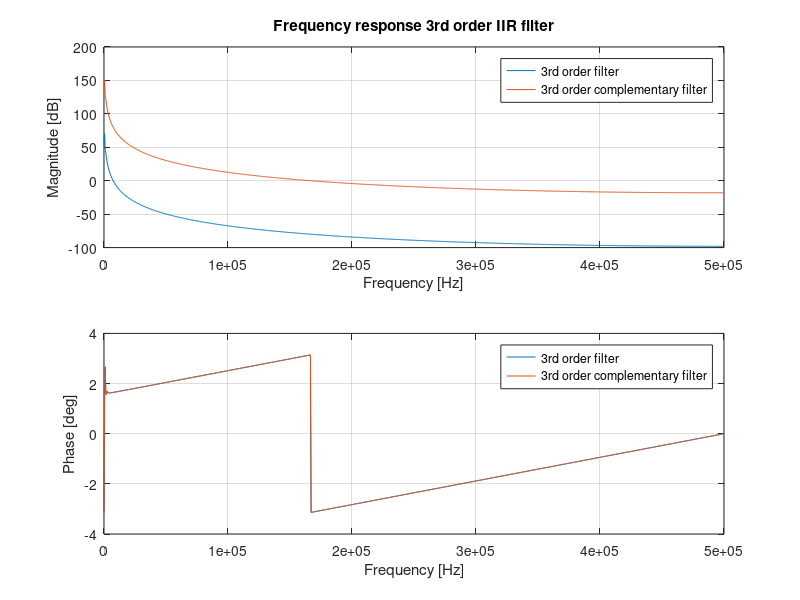
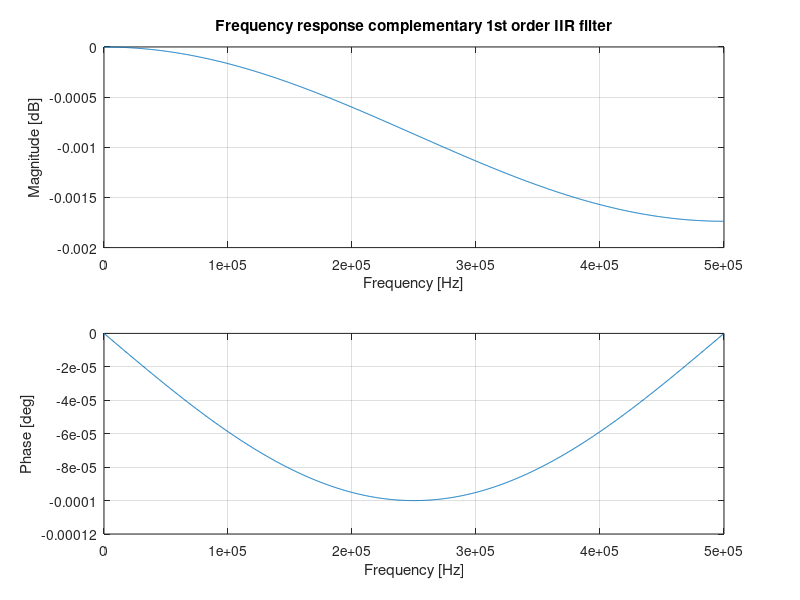

Source code (MATLAB) for these figures, in order:
% SCRIPT - IIR filtering analysis %

fs = 1*10^6;
ALPHA = single(0.9999);

% 3rd order IIR filter -> 3 IIR single pole cascaded %
a1 = [1 -ALPHA];
a2 = [1 -ALPHA];
a3 = [1 -ALPHA]; 
a = conv(a3,conv(a1,a2));
b = 1- ALPHA;

% Complementary 3rd order IIR filter -> 3 IIR single pole cascaded %
d1 = [1 -(1-ALPHA)];
d2 = [1 -(1-ALPHA)];
d3 = [1 -(1-ALPHA)]; 
d = conv(a3,conv(a1,a2));
c = ALPHA;

% Complementary 1st order IIR filter %
e = [1 -(1-ALPHA)];
f = ALPHA;

n=1000;
[h1,f1] = freqz(b,a,n,fs);
[h2,f2] = freqz(c,d,n,fs);
[h3,f3] = freqz(f,e,n,fs);

figure(1)
subplot(2,1,1)
plot(f1,20*log10(abs(h1)))
hold on
plot(f2,20*log10(abs(h2)))
title('Frequency response 3rd order IIR filter')
xlabel('Frequency [Hz]')
ylabel('Magnitude [dB]')
legend('3rd order filter','3rd order complementary filter');
grid

subplot(2,1,2)
plot(f1,angle(h1))
hold on
plot(f2,angle(h2))
xlabel('Frequency [Hz]')
ylabel('Phase [deg]')
legend('3rd order filter','3rd order complementary filter');
grid

%{
figure(2)
subplot(2,1,1)
plot(f2,20*log10(abs(h2)))
title('Frequency response complementary 3rd order IIR filter')
xlabel('Frequency [Hz]')
ylabel('Magnitude [dB]')
grid

subplot(2,1,2)
plot(f2,angle(h2))
xlabel('Frequency [Hz]')
ylabel('Phase [deg]')
grid
%}

figure(3)
subplot(2,1,1)
plot(f3,20*log10(abs(h3)))
title('Frequency response complementary 1st order IIR filter')
xlabel('Frequency [Hz]')
ylabel('Magnitude [dB]')
grid

subplot(2,1,2)
plot(f3,angle(h3))
xlabel('Frequency [Hz]')
ylabel('Phase [deg]')
grid